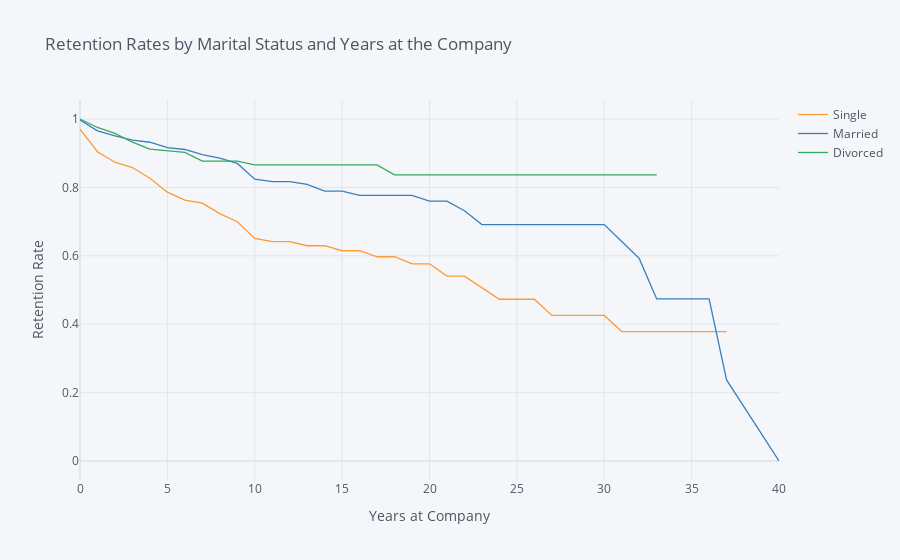

Notebook code cell kept with this figure:
### Markdown cell above
## 4. Let's switch to looking at retention rates from another demographic perspective: marital status. Generate and plot survival curves for the different marital statuses by number of years at the company.

### Code cell
ex4 =  survival(data, 'MaritalStatus', 'YearsAtCompany', 'Attrition')
ex4.iplot(kind='line', xTitle='Years at Company', yTitle='Retention Rate',
            title='Retention Rates by Marital Status and Years at the Company')

### Figure 1 — Plotly figure (JSON) as saved in the notebook; plotly's stock layout.template omitted (floating-point values rounded to 4 significant figures)
{"data": [{"line": {"color": "rgba(255, 153, 51, 1.0)", "dash": "solid", "shape": "linear", "width": 1.3}, "mode": "lines", "name": "Single", "text": "", "type": "scatter", "x": [0, 1, 2, 3, 4, 5, 6, 7, 8, 9, 10, 11, 12, 13, 14, 15, 16, 17, 18, 19, 20, 21, 22, 23, 24, 25, 26, 27, 29, 30, 31, 32, 33, 34, 36, 37, 40], "y": [0.9702, 0.9044, 0.8736, 0.8581, 0.8268, 0.7861, 0.7628, 0.754, 0.7234, 0.6997, 0.6507, 0.6413, 0.6413, 0.6294, 0.6294, 0.6148, 0.6148, 0.5972, 0.5972, 0.5766, 0.5766, 0.5406, 0.5406, 0.5068, 0.473, 0.473, 0.473, 0.4257, 0.4257, 0.4257, 0.3784, 0.3784, 0.3784, 0.3784, 0.3784, 0.3784, ""]}, {"line": {"color": "rgba(55, 128, 191, 1.0)", "dash": "solid", "shape": "linear", "width": 1.3}, "mode": "lines", "name": "Married", "text": "", "type": "scatter", "x": [0, 1, 2, 3, 4, 5, 6, 7, 8, 9, 10, 11, 12, 13, 14, 15, 16, 17, 18, 19, 20, 21, 22, 23, 24, 25, 26, 27, 29, 30, 31, 32, 33, 34, 36, 37, 40], "y": [0.997, 0.9654, 0.9506, 0.9381, 0.932, 0.9164, 0.9109, 0.8958, 0.8858, 0.8702, 0.8239, 0.817, 0.817, 0.8086, 0.7894, 0.7894, 0.7768, 0.7768, 0.7768, 0.7768, 0.7599, 0.7599, 0.7318, 0.6911, 0.6911, 0.6911, 0.6911, 0.6911, 0.6911, 0.6911, 0.6418, 0.5924, 0.4739, 0.4739, 0.4739, 0.237, 0]}, {"line": {"color": "rgba(50, 171, 96, 1.0)", "dash": "solid", "shape": "linear", "width": 1.3}, "mode": "lines", "name": "Divorced", "text": "", "type": "scatter", "x": [0, 1, 2, 3, 4, 5, 6, 7, 8, 9, 10, 11, 12, 13, 14, 15, 16, 17, 18, 19, 20, 21, 22, 23, 24, 25, 26, 27, 29, 30, 31, 32, 33, 34, 36, 37, 40], "y": [1, 0.9752, 0.9581, 0.9321, 0.9122, 0.9078, 0.9021, 0.8769, 0.8769, 0.8769, 0.8657, 0.8657, 0.8657, 0.8657, 0.8657, 0.8657, 0.8657, 0.8657, 0.8368, 0.8368, 0.8368, 0.8368, 0.8368, 0.8368, 0.8368, 0.8368, 0.8368, 0.8368, 0.8368, 0.8368, 0.8368, 0.8368, 0.8368, "", "", "", ""]}], "layout": {"autosize": true, "legend": {"bgcolor": "#F5F6F9", "font": {"color": "#4D5663"}}, "paper_bgcolor": "#F5F6F9", "plot_bgcolor": "#F5F6F9", "title": {"font": {"color": "#4D5663"}, "text": "Retention Rates by Marital Status and Years at the Company"}, "xaxis": {"autorange": true, "gridcolor": "#E1E5ED", "range": [0, 40], "showgrid": true, "tickfont": {"color": "#4D5663"}, "title": {"font": {"color": "#4D5663"}, "text": "Years at Company"}, "type": "linear", "zerolinecolor": "#E1E5ED"}, "yaxis": {"autorange": true, "gridcolor": "#E1E5ED", "range": [-0.05556, 1.056], "showgrid": true, "tickfont": {"color": "#4D5663"}, "title": {"font": {"color": "#4D5663"}, "text": "Retention Rate"}, "type": "linear", "zerolinecolor": "#E1E5ED"}}}
